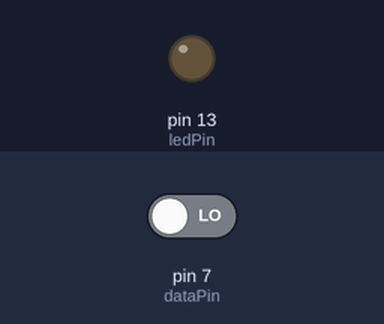
Simulated run of this sketch. Board: Arduino Uno, built with avr-gcc and run on an emulated ATmega328P. Parts: output pins drawn as LEDs (lit = HIGH). The test bench sets the inputs (shaded band); at power-on: pin 7 (dataPin) LOW.

Above: at 1.2 s.
1.3 s: pin 7 (dataPin) driven HIGH
At 2.3 s:
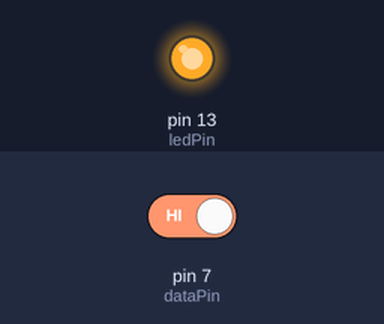
2.8 s: pin 7 (dataPin) driven LOW
At 3.4 s:
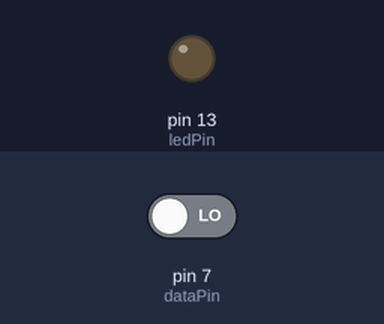
Timing chart, 0 to 5.8 s (numbered marks = the images above; inputs shaded):
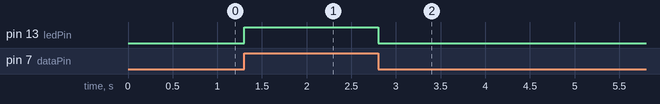

Measured:
- after the input at 1.3 s, pin 13 (ledPin): LOW → HIGH at once
- after the input at 2.8 s, pin 13 (ledPin): HIGH → LOW at once

The sketch:

sketch_jul28c.ino
```cpp
int ledPin = 13;
int dataPin=7;
int val=0;
void setup()
{
Serial.begin(9600);
pinMode(ledPin,OUTPUT);
pinMode(dataPin,INPUT);
}
void loop()
  {
/* if(Serial.read()==HIGH)
  ledPin = HIGH;
  else
  ledPin=LOW;
  }
  }*/
 val= digitalRead(dataPin);
  if(val==HIGH)
  {
    digitalWrite(ledPin,HIGH);
  }
  else
  {
    digitalWrite(ledPin,LOW);
  }

  }
```
